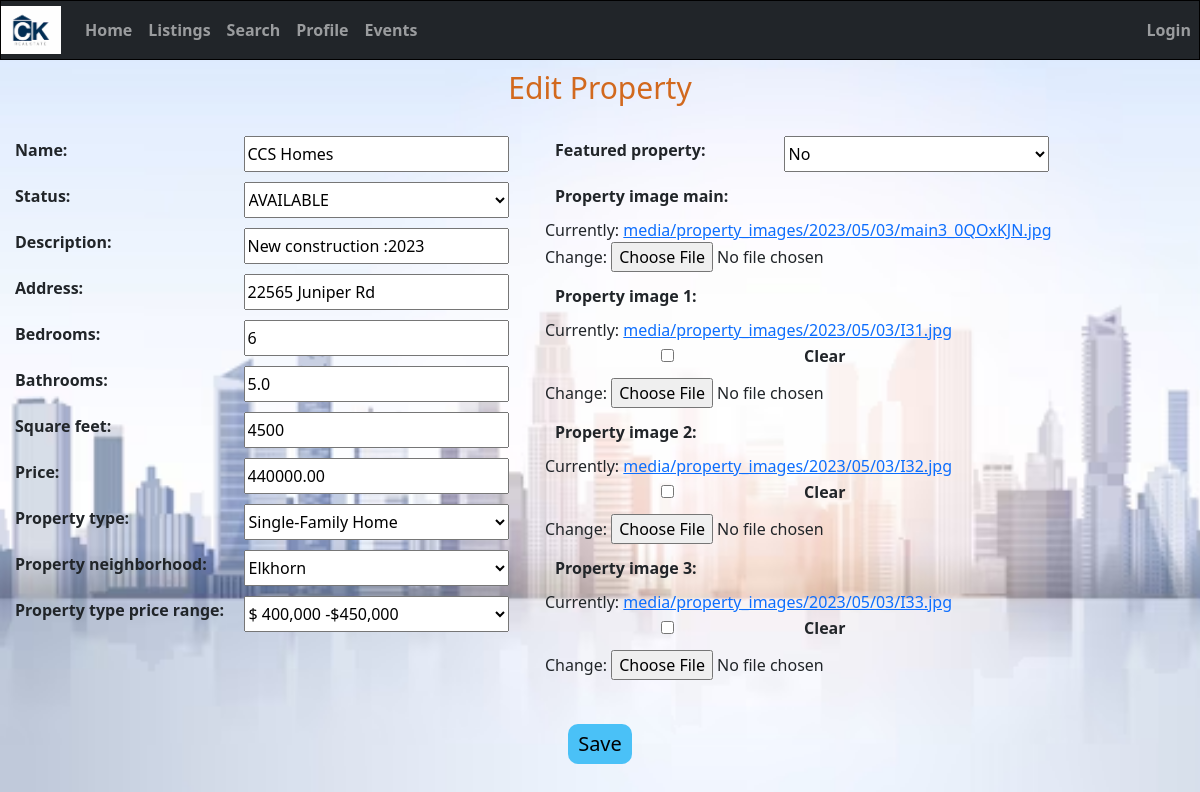
The app's page /edit_property/3/ with its own data.
### home/models.py (models this page shows, shortened)
class Property(models.Model):
    STATUS_CHOICES = (
        ('available', 'AVAILABLE'),
        ('pending', 'PENDING'),
        ('sold', 'SOLD'),
    )
    PROPERTY_CHOICES = (
        (True, 'Yes'),
        (False, 'No')
    )
    id = models.AutoField(primary_key=True)
    name = models.CharField(max_length=50)
    status = models.CharField(max_length=20, choices=STATUS_CHOICES, default='none')
    description = models.CharField(max_length=255)
    address = models.CharField(max_length=255)
    bedrooms = models.IntegerField()
    bathrooms = models.DecimalField(max_digits=3, decimal_places=1)
    square_feet = models.IntegerField()
    price = models.DecimalField(max_digits=10, decimal_places=2)
    featured_property = models.BooleanField(choices=PROPERTY_CHOICES, default='False')
    flag = models.BooleanField(default=True)
    property_image_main = models.ImageField(upload_to='media/property_images/%Y/%m/%d/', blank=False)
    property_image_1 = models.ImageField(upload_to='media/property_images/%Y/%m/%d/', blank=True)
    property_image_2 = models.ImageField(upload_to='media/property_images/%Y/%m/%d/', blank=True)
    property_image_3 = models.ImageField(upload_to='media/property_images/%Y/%m/%d/', blank=True)
    property_type = models.ForeignKey(PropertyType, on_delete=models.SET_NULL, null=True)
    property_neighborhood = models.ForeignKey(PropertyNeighborhood, on_delete=models.SET_NULL, null=True)
    property_type_price_range = models.ForeignKey(PropertyPricerange, on_delete=models.SET_NULL, null=True)

### home/views.py (the view)
# urls.py: path('edit_property/<int:pk>/', views.edit_property, name='edit_property'),
def edit_property(request, pk):
    property = Property.objects.get(id=pk)
    if request.method == 'POST':
        form = PropertyForm(request.POST, request.FILES, instance=property)
        if form.is_valid():
            if form.cleaned_data['featured_property']:
                Property.objects.filter(featured_property=True).update(featured_property=False)
            form.save()
            return redirect('home:listings')
    else:
        form = PropertyForm(instance=property)
    return render(request, 'edit_property.html', {'form': form})

### home/forms.py
class PropertyForm(forms.ModelForm):
    class Meta:
        model = Property
        fields = ['name','status', 'description', 'address', 'bedrooms', 'bathrooms', 'square_feet', 'price',
                  'featured_property', 'property_image_main', 'property_image_1', 'property_image_2',
                  'property_image_3', 'property_type', 'property_neighborhood', 'property_type_price_range']

### home/models.py (called while the page is built)
    def __str__(self):
        return str(self.property_type_name)

    def __str__(self):
        return str(self.property_neighborhood_name)

    def __str__(self):
        return str(self.property_price_range_name)

### templates/edit_property.html (shortened to what this page needs)
{% extends 'base.html' %}
{% load static %}
{% block content %}
    <!DOCTYPE html>
    <html lang="en">
    <head>
    </head>
    <body>
    <h1>Edit Property</h1>
    <form method="POST" enctype="multipart/form-data" class="my-form">
        <div class="column-container">
            <div class="column">
                <div class="form-row">
                    {{ form.name.label_tag }}
                    {{ form.name }}
                </div>
                <div class="form-row">
                    {{ form.status.label_tag }}
                    {{ form.status }}
                </div>
                <div class="form-row">
                    {{ form.description.label_tag }}
                    {{ form.description }}
                </div>
                <div class="form-row">
                    {{ form.address.label_tag }}
                    {{ form.address }}
                </div>
                <div class="form-row">
                    {{ form.bedrooms.label_tag }}
                    {{ form.bedrooms }}
                </div>
                <div class="form-row">
                    {{ form.bathrooms.label_tag }}
                    {{ form.bathrooms }}
                </div>
                <div class="form-row">
                    {{ form.square_feet.label_tag }}
                    {{ form.square_feet }}
                </div>
                <div class="form-row">
                    {{ form.price.label_tag }}
                    {{ form.price }}
                </div>
                <div class="form-row">
                    {{ form.property_type.label_tag }}
                    {{ form.property_type }}
                </div>
                <div class="form-row">
                    {{ form.property_neighborhood.label_tag }}
                    {{ form.property_neighborhood }}
                </div>
                <div class="form-row">
                    {{ form.property_type_price_range.label_tag }}
                    {{ form.property_type_price_range }}
                </div>
            </div>
            <div class="column">
                <div class="form-row">
                    {{ form.featured_property.label_tag }}
                    {{ form.featured_property }}
                </div>
                <div class="form-row">
                    {{ form.property_image_main.label_tag }}
                  <div>
                        {{ form.property_image_main }}
                    </div>
                </div>
                <div class="form-row">
                    {{ form.property_image_1.label_tag }}
                    <div>
                        {{ form.property_image_1 }}
                    </div>
                </div>
                <div class="form-row">
                    {{ form.property_image_2.label_tag }}
                    <div>
                        {{ form.property_image_2 }}
                    </div>
                </div>
                <div class="form-row">
                    {{ form.property_image_3.label_tag }}
                    <div>
                        {{ form.property_image_3 }}
                    </div>
                </div>
            </div>
        </div>
        <div class="button-container">
            <input class="btn btn-lg btn-viewDetails btn-submit" type="submit" value="Save">
        </div>
    </form>
    </body>
    </html>
{% endblock %}

### home/static/css/homepage.css (style rules this page uses)
body,html { background-color: #daeef0; background-repeat: no-repeat; background-size: cover; height: 100%; margin: 0; }
h1 { color: chocolate; margin-top: 10px; }
body { margin: 0; }
.btn-viewDetails { background-color: #4ac1f7; border: 0.5px #000000; border-radius: 10px; color: #000000; }

### templates/edit_property.html (style rules this page uses)
label { font-weight: bold; display: inline-block; width: 45%; padding: 2px 10px; }
input, select { width: 50%; }
h1 { font-size: 30px; text-align: center; margin-top: 10px; margin-bottom: 30px; }
.form-row { margin-bottom: 10px; }
.column-container { display: flex; flex-wrap: wrap; }
.column { width: 45%; padding: 0 10px; }
.btn-submit { width: auto; padding: 5px 10px; align-content: center; }
.button-container { margin-top: 10px; display: flex; justify-content: center; }

### records on screen
Property: name "CCS Homes", status "AVAILABLE", description "New construction :2023", address "22565 Juniper Rd", bedrooms "6", bathrooms "5.0", square_feet "4500", price "440000.00", property_type "Single-Family Home", property_neighborhood "Elkhorn", property_type_price_range "$ 400,000 -$450,000", featured_property "No"
